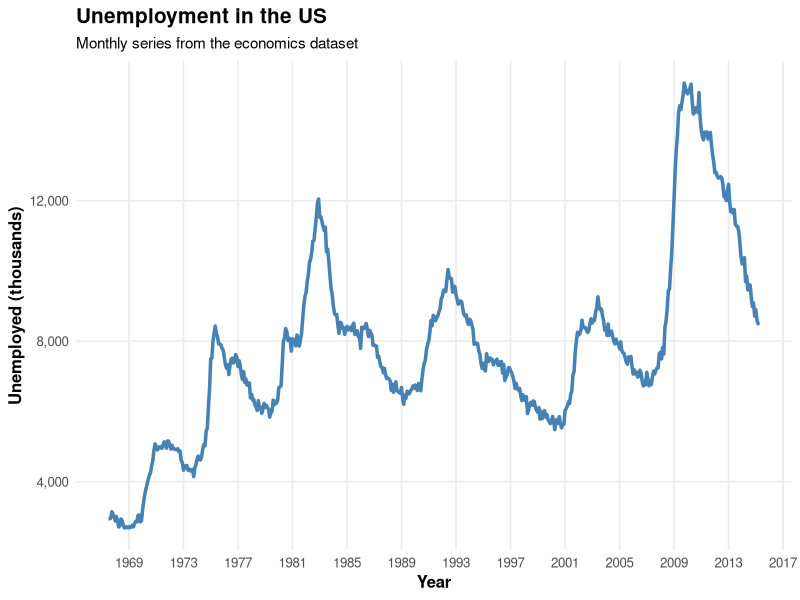
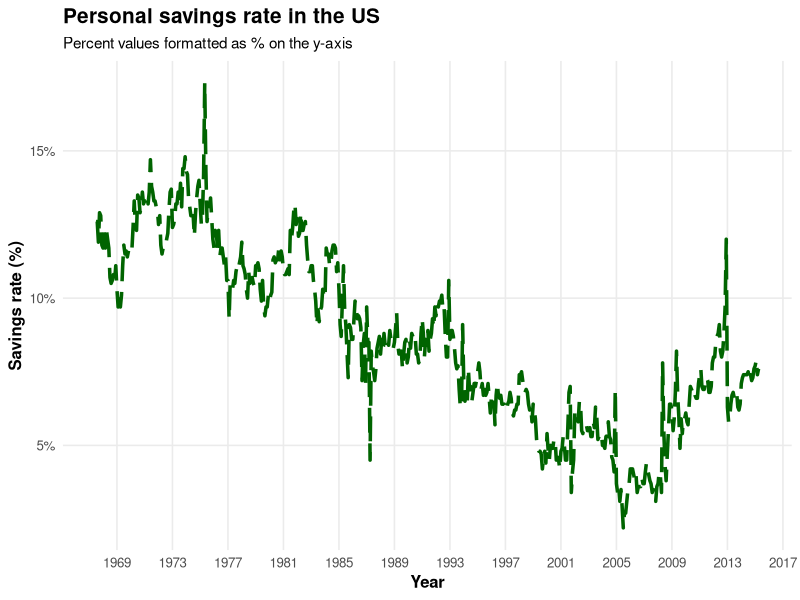
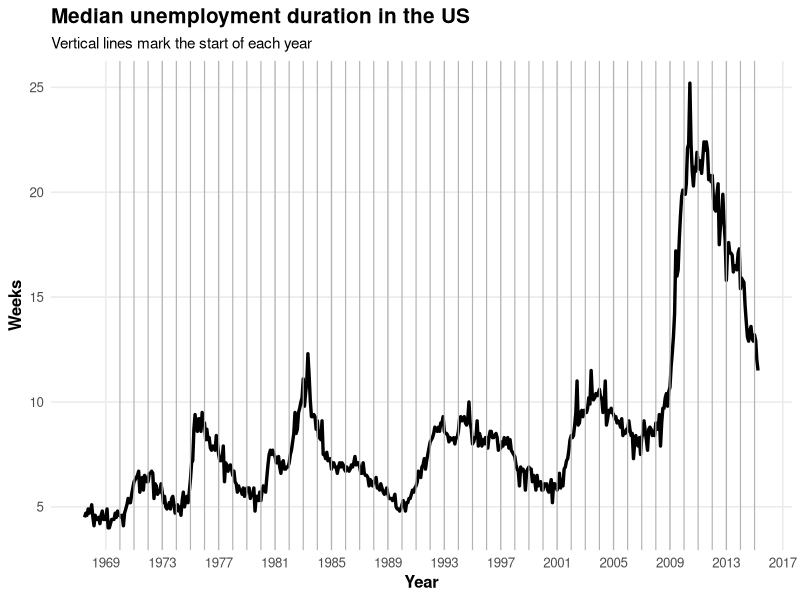
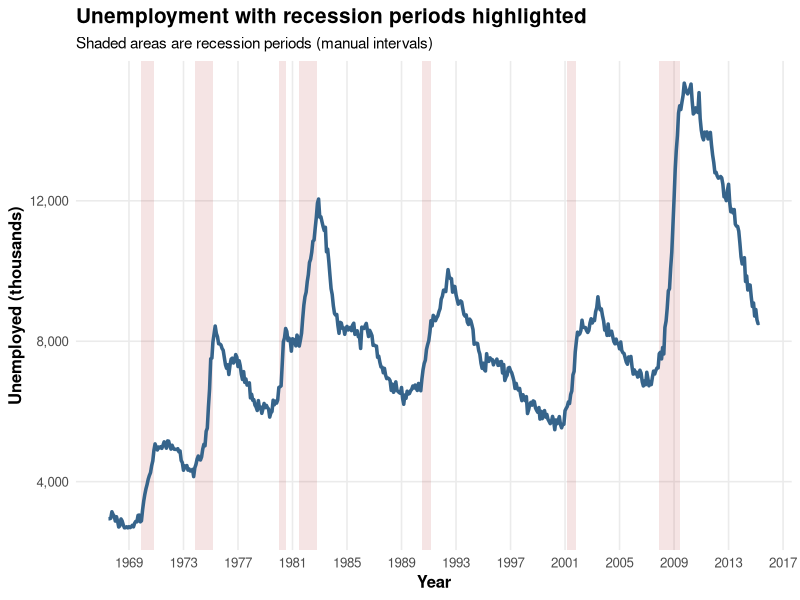

The R source for these figures, in order:
install.packages(c("ggplot2","dplyr","scales"))
library(ggplot2)
library(dplyr)
library(scales)

data(economics)

hw_theme <- theme_minimal(base_size = 12) +
  theme(
    plot.title = element_text(face = "bold", size = 15),
    plot.subtitle = element_text(size = 11),
    axis.title = element_text(face = "bold"),
    legend.position = "top",
    panel.grid.minor = element_blank()
  )

# 1) Line plot: unemployment (unemploy)
ggplot(economics, aes(x = date, y = unemploy)) +
  geom_line(color = "steelblue", size = 1.2) +
  labs(
    title = "Unemployment in the US",
    subtitle = "Monthly series from the economics dataset",
    x = "Year",
    y = "Unemployed (thousands)"
  ) +
  scale_y_continuous(labels = comma) +
  scale_x_date(date_breaks = "4 years", date_labels = "%Y") +
  hw_theme

# 2) Line plot: personal savings rate (psavert)
ggplot(economics, aes(x = date, y = psavert)) +
  geom_line(color = "darkgreen", linetype = "longdash", size = 1.2) +
  labs(
    title = "Personal savings rate in the US",
    subtitle = "Percent values formatted as % on the y-axis",
    x = "Year",
    y = "Savings rate (%)"
  ) +
  scale_y_continuous(labels = percent_format(scale = 1)) +
  scale_x_date(date_breaks = "4 years", date_labels = "%Y") +
  hw_theme

# 3) Line plot: median unemployment duration (uempmed) with yearly markers
years <- seq(as.Date("1970-01-01"), max(economics$date), by = "1 year")

ggplot(economics, aes(x = date, y = uempmed)) +
  geom_line(color = "black", size = 1.15) +
  geom_vline(xintercept = as.numeric(years), color = "grey70", linewidth = 0.4) +
  labs(
    title = "Median unemployment duration in the US",
    subtitle = "Vertical lines mark the start of each year",
    x = "Year",
    y = "Weeks"
  ) +
  scale_x_date(date_breaks = "4 years", date_labels = "%Y") +
  hw_theme

# 4) Line plot: unemployment with recession shading (geom_rect)
recessions <- data.frame(
  start = as.Date(c(
    "1969-12-01","1973-11-01","1980-01-01","1981-07-01",
    "1990-07-01","2001-03-01","2007-12-01"
  )),
  end = as.Date(c(
    "1970-11-01","1975-03-01","1980-07-01","1982-11-01",
    "1991-03-01","2001-11-01","2009-06-01"
  ))
)

ggplot(economics, aes(x = date, y = unemploy)) +
  geom_rect(
    data = recessions,
    aes(xmin = start, xmax = end, ymin = -Inf, ymax = Inf),
    inherit.aes = FALSE,
    fill = "firebrick",
    alpha = 0.12
  ) +
  geom_line(color = "steelblue4", size = 1.2) +
  labs(
    title = "Unemployment with recession periods highlighted",
    subtitle = "Shaded areas are recession periods (manual intervals)",
    x = "Year",
    y = "Unemployed (thousands)"
  ) +
  scale_y_continuous(labels = comma) +
  scale_x_date(date_breaks = "4 years", date_labels = "%Y") +
  hw_theme

